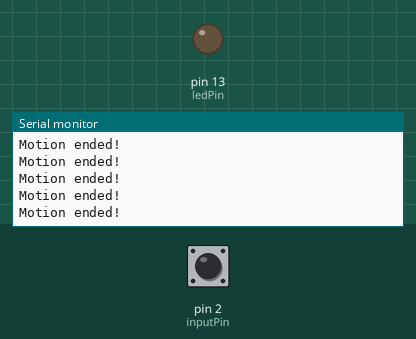
A sketch run on a simulated Arduino Uno, built with avr-gcc and run on an emulated ATmega328P. On the bench: output pins drawn as LEDs (lit = HIGH), the last lines printed to the serial monitor. The inputs (shaded band) are chosen by the test bench; at power-on: pin 2 (inputPin) LOW.

Above: at 1.2 s.
1.3 s: pin 2 (inputPin) driven HIGH
At 2.4 s:
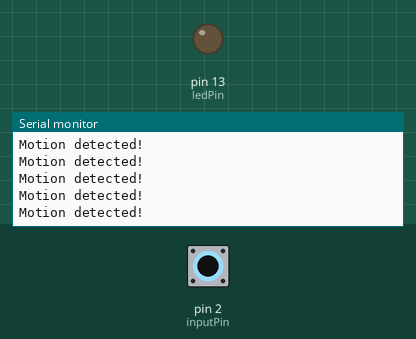
3.2 s: pin 2 (inputPin) driven LOW
At 4.3 s:
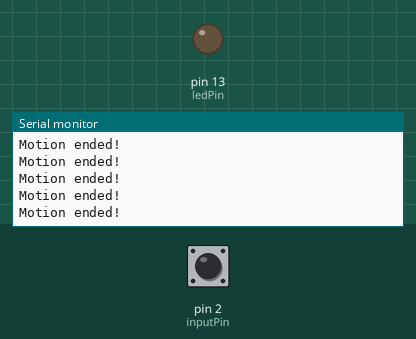

The sketch:

PIR_basic.ino
```cpp
int ledPin = 13;                // choose the pin for the LED
int inputPin = 2;               // choose the input pin (for PIR sensor)
int val = 0;                    // variable for reading the pin status

void setup() {
  pinMode(ledPin, OUTPUT);      // declare LED as output
  pinMode(inputPin, INPUT);     // declare sensor as input

  Serial.begin(9600);
}

void loop(){
  val = digitalRead(inputPin);  // read input value
  if (val == HIGH) {            // check if the input is HIGH
      Serial.println("Motion detected!");
    }
  else {
      Serial.println("Motion ended!");
    }
}
```

Measured:
- after the input at 1.3 s, the serial monitor: prints a new line after 0.07 s (image 1)
